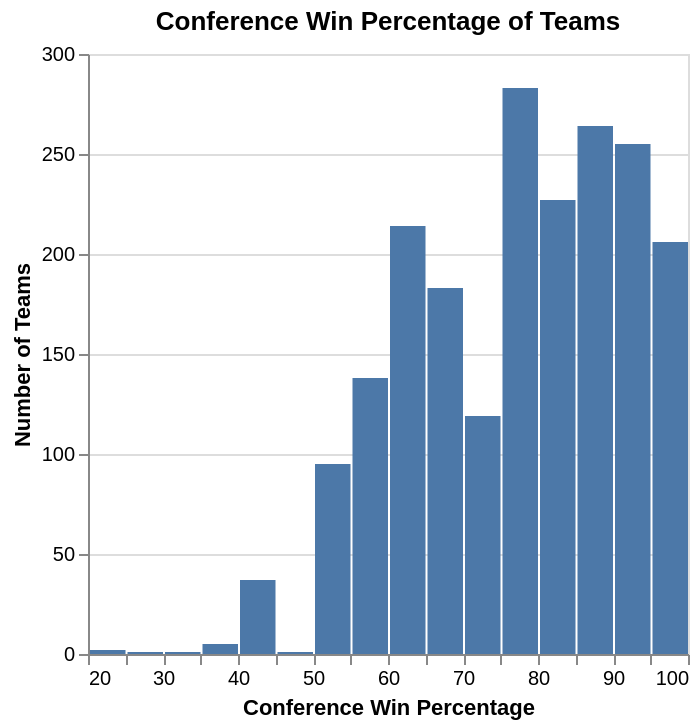

Here is the notebook cell this chart was saved with:
### Markdown cell above
<div style="background-color: #f0f0f0; padding: 10px;">
    
#### Task 4.4: Plot the distribution of two relevant variables in the raw data (4 points)

- Use `altair` to plot the distribution of one of the numeric variables in your tidied data set.

- Use `altair` to create a visualization showing the relative proportions of each category/level for one of categorical variable in your tidied data set. 

- Clearly label the variable that is being plotted in each plot.

*Notes:* 
- *Be sure the output is as clear as possible, provide an English title along with readable x and y column names*

- *You may also add more code cells to this section*

</div>

### Code cell
#show how conference win percentage vary across teams
import altair as alt
basketball_win_percentage = alt.Chart(basketball_tidy).mark_bar().encode(
    x=alt.X('conf_wins_pct:Q').bin(maxbins=20).title('Conference Win Percentage'),
    y=alt.Y('count():Q').title('Number of Teams')
).properties(
    title='Conference Win Percentage of Teams'
)
basketball_win_percentage

### Figure 1 — Vega-Lite specification as saved in the notebook (floating-point values rounded to 4 significant figures; data arrays with more than 128 entries replaced by an {"elided": "..."} marker saying what was removed)
{"config": {"view": {"continuousWidth": 300, "continuousHeight": 300}}, "data": {"name": "data-801c588b7e1c2120d582e96a69b26540"}, "mark": {"type": "bar"}, "encoding": {"x": {"bin": {"maxbins": 20}, "field": "conf_wins_pct", "title": "Conference Win Percentage", "type": "quantitative"}, "y": {"aggregate": "count", "title": "Number of Teams", "type": "quantitative"}}, "title": "Conference Win Percentage of Teams", "$schema": "https://vega.github.io/schema/vega-lite/v5.20.1.json", "datasets": {"data-801c588b7e1c2120d582e96a69b26540": {"elided": "2031 records"}}}
